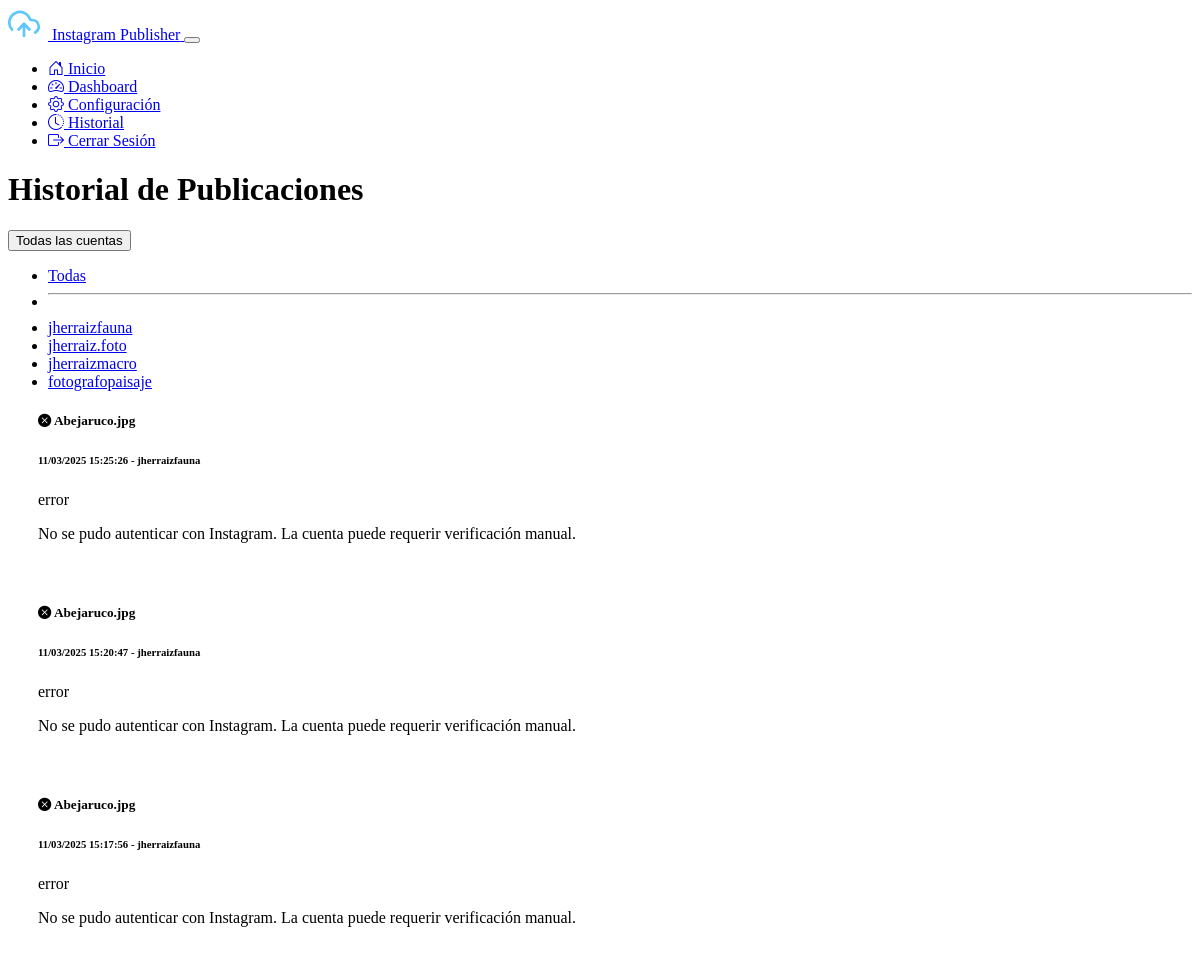
The app's page /history (signed in, upper part), older data.
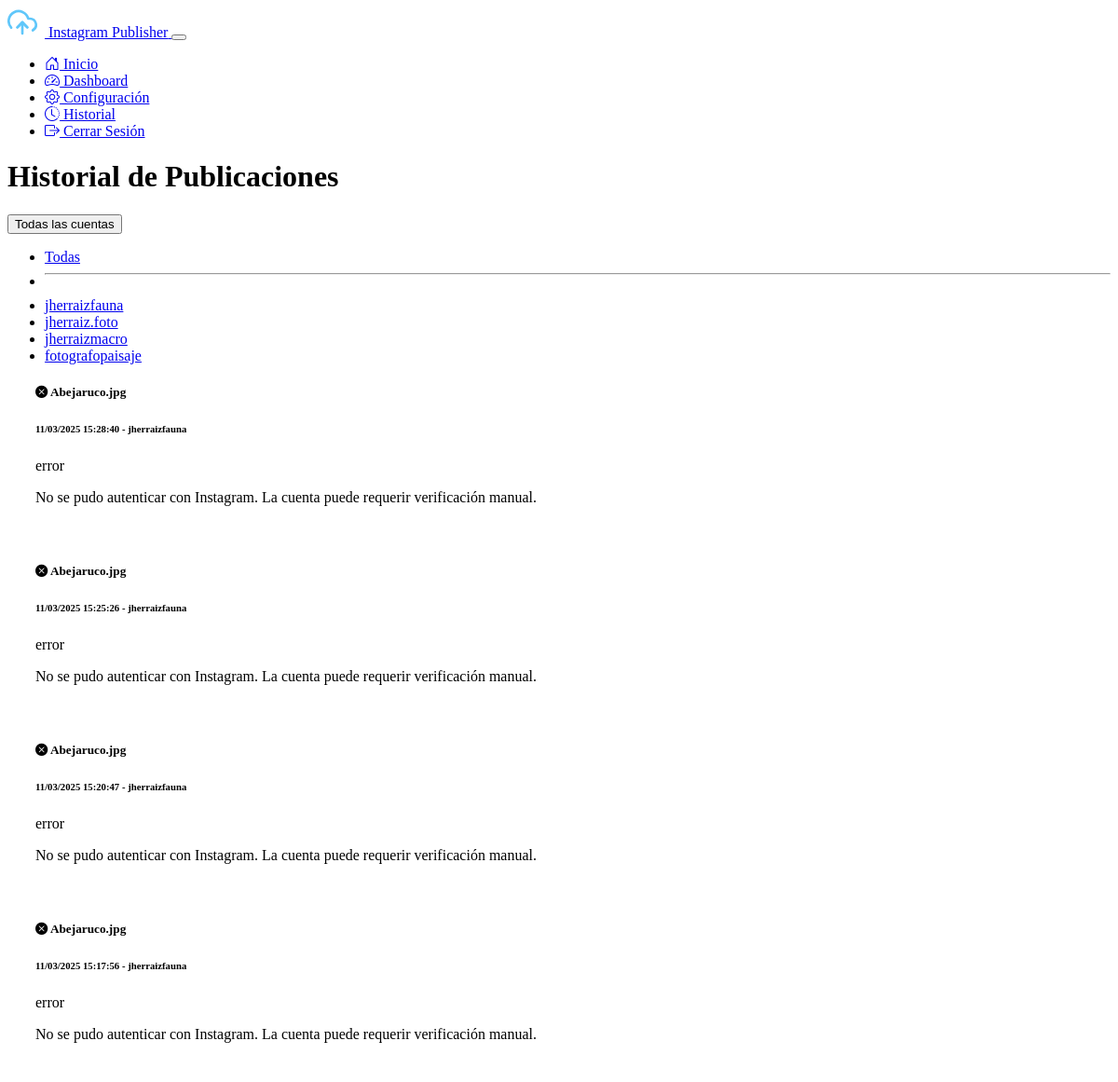
The same page, newer data.
### models.py (models this page shows)
class Account(db.Model):
    id = db.Column(db.Integer, primary_key=True)
    name = db.Column(db.String(100), nullable=False)
    instagram_username = db.Column(db.String(100), nullable=False)
    instagram_password = db.Column(db.String(100), nullable=False)
    google_credentials = db.Column(db.Text)
    folder_id = db.Column(db.String(100))
    gemini_api_key = db.Column(db.String(100))
    created_at = db.Column(db.DateTime, default=datetime.utcnow)
    updated_at = db.Column(db.DateTime, default=datetime.utcnow, onupdate=datetime.utcnow)
    publications = db.relationship('PublicationHistory', backref='account', lazy=True)
    gemini_prompt = db.Column(db.Text, default="Describe la imagen que te envío con un texto continuo ideal para un pie de foto en Instagram. Identifica la especie del ave y proporciona detalles sobre su aspecto, hábitat y distribución, manteniendo un tono natural, atractivo y animado. Incluye emojis y hashtags adecuados para resaltar la belleza de la naturaleza y la fotografía de aves. Con enfoque en la fotografía. Responde únicamente con el texto solicitado, sin añadir introducciones ni comentarios adicionales.")
    morning_post = db.Column(db.Boolean, default=True)
    morning_time = db.Column(db.String(5), default="08:00")
    afternoon_post = db.Column(db.Boolean, default=True)
    afternoon_time = db.Column(db.String(5), default="15:00")
    evening_post = db.Column(db.Boolean, default=True)
    evening_time = db.Column(db.String(5), default="22:00")

class PublicationHistory(db.Model):
    id = db.Column(db.Integer, primary_key=True)
    account_id = db.Column(db.Integer, db.ForeignKey('account.id'), nullable=False)
    timestamp = db.Column(db.DateTime, default=datetime.utcnow)
    status = db.Column(db.String(20))
    details = db.Column(db.Text)
    image_name = db.Column(db.String(255), nullable=True)

### app.py (the view)
@app.route('/history')
@login_required
def history():
    account_id = request.args.get('account_id', type=int)
    if account_id:
        account = Account.query.get_or_404(account_id)
        publications = PublicationHistory.query.filter_by(account_id=account_id).order_by(PublicationHistory.timestamp.desc()).all()
        return render_template('history.html', publications=publications, account=account, accounts=Account.query.all())
    else:
        publications = PublicationHistory.query.order_by(PublicationHistory.timestamp.desc()).all()
        return render_template('history.html', publications=publications, account=None, accounts=Account.query.all())

### app.py (called while the page is built)
@login_manager.user_loader
def load_user(user_id):
    return User.query.get(int(user_id))

### templates/history.html (shortened to what the changed rows need)
{% extends 'base.html' %}
{% block content %}
<div class="container">
    <div class="d-flex justify-content-between align-items-center mb-4">
        <h1>Historial de Publicaciones</h1>
        <div class="dropdown">
            <ul class="dropdown-menu" aria-labelledby="accountFilterDropdown">
                {% for acc in accounts %}
                <li><a class="dropdown-item" href="{{ url_for('history', account_id=acc.id) }}">{{ acc.name }}</a></li>
                {% endfor %}
            </ul>
        </div>
    </div>
    {% if publications %}
    <div class="row">
        <div class="col-md-12">
            <div class="card">
                <div class="card-body">
                    <div class="timeline">
                        {% for pub in publications %}
                        <div class="timeline-item {{ pub.status }}">
                            <div class="card mb-3 history-item {{ pub.status }}">
                                <div class="card-body">
                                    <div class="d-flex justify-content-between align-items-start">
                                        <div>
                                            <h5 class="card-title mb-1">
                                                {% if pub.status == 'success' %}
                                                <i class="bi bi-check-circle-fill text-success"></i>
                                                {% elif pub.status == 'error' %}
                                                <i class="bi bi-x-circle-fill text-danger"></i>
                                                {% else %}
                                                <i class="bi bi-info-circle-fill text-info"></i>
                                                {% endif %}
                                                {% if pub.image_name %}
                                                {{ pub.image_name }}
                                                {% else %}
                                                Publicación #{{ pub.id }}
                                                {% endif %}
                                            </h5>
                                            <h6 class="card-subtitle text-muted mb-2">
                                                {{ pub.timestamp.strftime('%d/%m/%Y %H:%M:%S') }}
                                                {% if accounts|length > 1 and account is none %}
                                                - {{ pub.account.name }}
                                                {% endif %}
                                            </h6>
                                        </div>
                                        <span class="badge {% if pub.status == 'success' %}bg-success{% elif pub.status == 'error' %}bg-danger{% else %}bg-info{% endif %}">
                                            {{ pub.status }}
                                        </span>
                                    </div>
                                    <p class="card-text">
                                        {% if pub.details %}
                                        {{ pub.details }}
                                        {% else %}
                                        <em>No hay detalles disponibles</em>
                                        {% endif %}
                                    </p>
                                </div>
                            </div>
                        </div>
                        {% endfor %}
                    </div>
                </div>
            </div>
        </div>
    </div>
    {% else %}
    <div class="alert alert-info">
        <h5>No hay publicaciones en el historial</h5>
        <p>Aún no se han realizado publicaciones{% if account %} para esta cuenta{% endif %}.</p>
    </div>
    {% endif %}
</div>
{% endblock %}

Row changes from the older to the newer data that the page shows:
added PublicationHistory: image_name "Abejaruco.jpg", timestamp "11/03/2025 15:28:40", account.name "jherraizfauna", status "error", details "No se pudo autenticar con Instagram. La cuenta puede requerir verificación manual."
